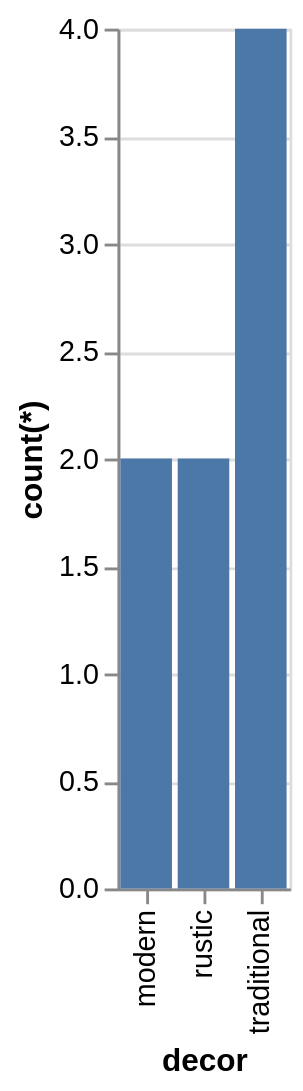

The specification (Vega-Lite) saved for this image:
### Vega-Lite specification from a JSON file in a GitHub repository (floating-point values rounded to 4 significant figures)
{"data": {"values": [{"x_data": "modern", "y_data": 2}, {"x_data": "rustic", "y_data": 2}, {"x_data": "traditional", "y_data": 4}]}, "mark": "bar", "encoding": {"x": {"field": "x_data", "type": "nominal", "title": "decor", "sort": {"op": "sum", "field": "y_data", "order": "ascending"}}, "y": {"field": "y_data", "type": "quantitative", "title": "count(*)"}}}
